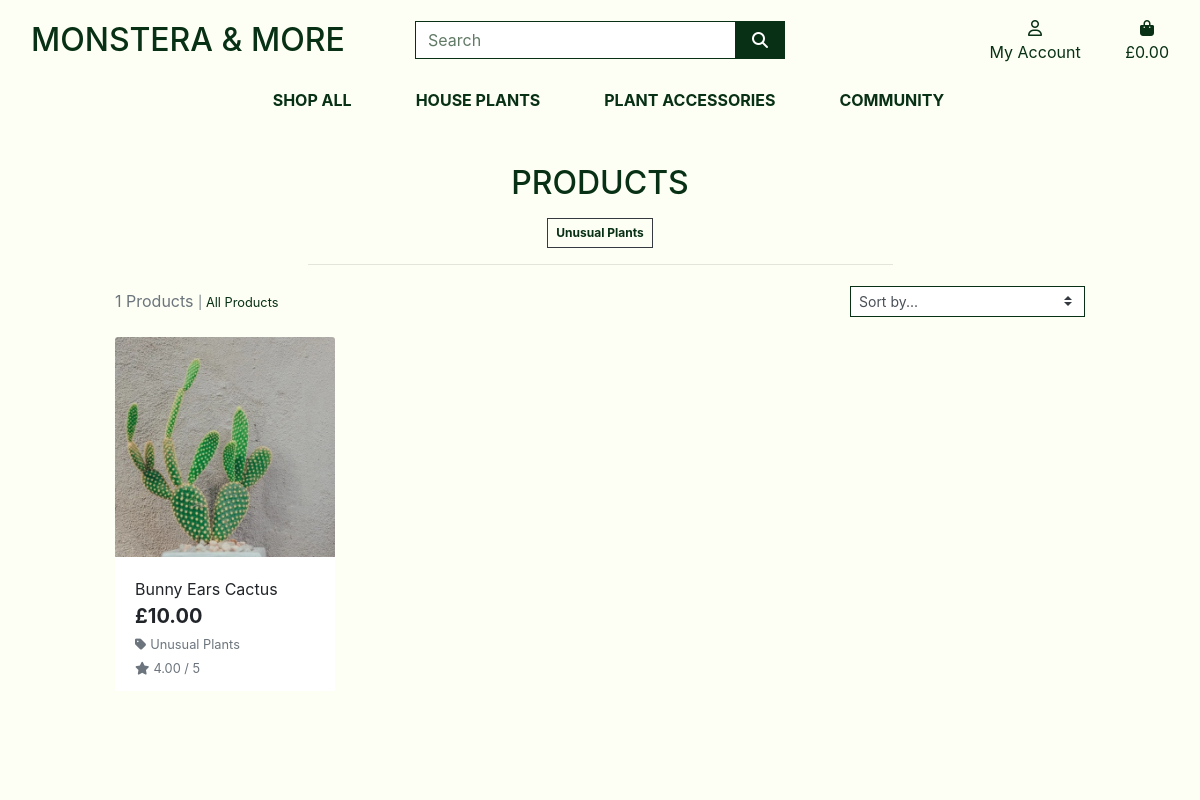
The page /products/?category=rare on the database as committed earlier.
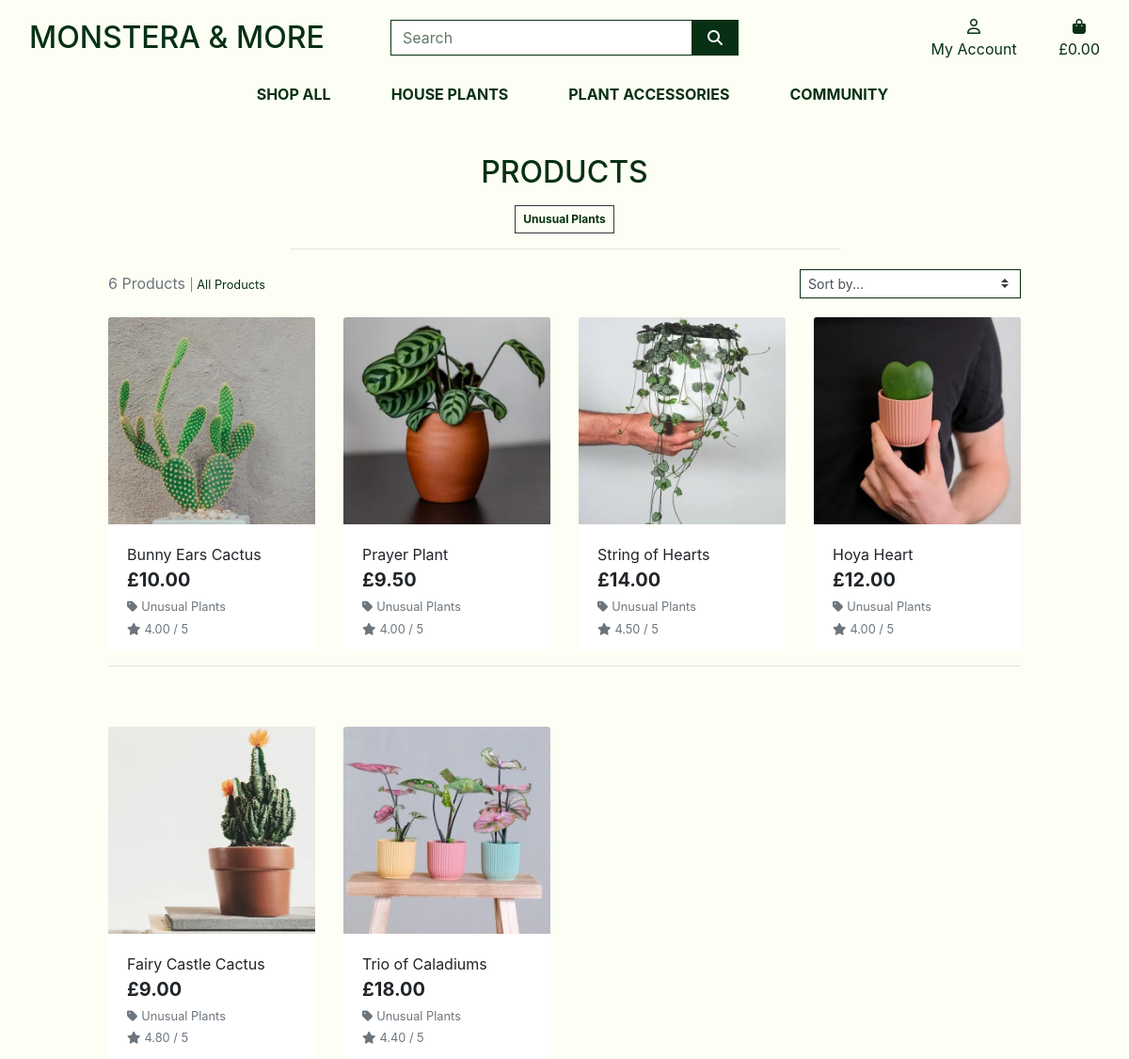
The same page on the database as committed later.
### products/models.py (models this page shows, shortened)
class Category(models.Model):
    class Meta:
        verbose_name_plural = 'Categories'
    name = models.CharField(max_length=254)
    friendly_name = models.CharField(max_length=254, null=True, blank=True)

class Product(models.Model):
    category = models.ForeignKey('Category', null=True, blank=True, on_delete=models.SET_NULL)
    plant = models.BooleanField(null=True, blank=True)
    sku = models.CharField(max_length=254, null=True, blank=True)
    name = models.CharField(max_length=254)
    description = models.TextField()
    has_sizes = models.BooleanField(default=False, null=True, blank=True)
    price = models.DecimalField(max_digits=6, decimal_places=2)
    price_medium = models.DecimalField(max_digits=6, decimal_places=2, default=0)
    price_large = models.DecimalField(max_digits=6, decimal_places=2, default=0)
    in_stock = models.BooleanField(default=True, null=True, blank=True)
    date_created = models.DateTimeField(auto_now_add=True)
    rating = models.DecimalField(max_digits=6, decimal_places=2, null=True, blank=True)
    image_url = models.URLField(max_length=1024, null=True, blank=True)
    image = models.ImageField(null=True, blank=True)

### products/views.py (the view, shortened to what this page needs)
# urls.py: path('', views.all_products, name='products'),
def all_products(request):
    products = Product.objects.all()
    query = None
    categories = None
    sort = None
    direction = None
    if request.GET:
        if 'category' in request.GET:
            categories = request.GET['category'].split(',')
            products = products.filter(category__name__in=categories)
            categories = Category.objects.filter(name__in=categories)
    current_sorting = f'{sort}_{direction}'
    context = {
        'products': products,
        'search_term': query,
        'current_categories': categories,
        'current_sorting': current_sorting,
    }
    return render(request, 'products/products.html', context)

### bag/contexts.py (called while the page is built, shortened)
def bag_contents(request):
    bag_items = []
    total = 0
    product_count = 0
    bag = request.session.get('bag', {})
    if total < settings.FREE_DELIVERY_THRESHOLD:
        delivery = total * Decimal(settings.STANDARD_DELIVERY_PERCENTAGE / 100)
        free_delivery_delta = settings.FREE_DELIVERY_THRESHOLD - total
    else:
        delivery = 0
        free_delivery_delta = 0
    grand_total = delivery + total
    context = {
        'bag_items': bag_items,
        'total': total,
        'product_count': product_count,
        'delivery': delivery,
        'free_delivery_delta': free_delivery_delta,
        'free_delivery_threshold': settings.FREE_DELIVERY_THRESHOLD,
        'grand_total': grand_total,
    }
    return context

### products/templates/products/products.html (shortened to what this page needs)
{% extends "base.html" %}
{% load static %}
{% block page_header %}
    <div class="container header-container">
    </div>
{% endblock %}
{% block content %}
    <div class="overlay"></div>
    <div class="container-fluid">
        <div class="row">
            <div class="col text-center">
                <h2 class="logo-font">Products</h2>
                {% for c in current_categories %}
                    <a class="category-badge text-decoration-none" href="{% url 'products' %}?category={{ c.name }}">
                        <span class="p-2 mt-2 badge badge-white text-black rounded-0 border border-dark">{{ c.friendly_name }}</span>
                    </a>
                {% endfor %}
                <hr class="w-50 mb-1">
            </div>
        </div>
        <div class="row">
            <div class="product-container col-10 offset-1">
                <div class="row mt-1 mb-2">
                    <div class="col-12 col-md-6 my-auto order-md-last d-flex justify-content-center justify-content-md-end">
                        <div class="sort-select-wrapper w-50">
                            <select id="sort-selector" class="custom-select custom-select-sm rounded-0 border border-{% if current_sorting != 'None_None' %}info{% else %}black{% endif %}">
                                <option value="reset" {% if current_sorting == 'None_None' %}selected{% endif %}>Sort by...</option>
                            </select>
                        </div>
                    </div>
                    <div class="col-12 col-md-6 order-md-first">
                        <p class="text-muted mt-3 text-center text-md-left">
                            {{ products|length }} Products{% if search_term %} found for <strong>"{{ search_term }}"</strong>{% endif %}
                            {% if search_term or current_categories or current_sorting != 'None_None' %}
                            <span class="small"> | <a href="{% url 'products' %}">All Products</a></span>
                            {% endif %}
                        </p>
                    </div>
                </div>
                <div class="row">
                    {% for product in products %}
                        <div class="col-sm-6 col-md-6 col-lg-4 col-xl-3">
                            <div class="card h-100 border-0">
                                {% if product.image %}
                                <a href="{% url 'product_detail' product.id %}">
                                    <img class="card-img-top img-fluid" src="{{ product.image.url }}" alt="{{ product.name }}">
                                </a>
                                {% else %}
                                <a href="{% url 'product_detail' product.id %}">
                                    <img class="card-img-top img-fluid" src="{{ MEDIA_URL }}noimage.png" alt="{{ product.name }}">
                                </a>
                                {% endif %}
                                <div class="card-body pb-0">
                                    <p class="mb-0">{{ product.name }}</p>
                                </div>
                                <div class="card-footer bg-white pt-0 border-0 text-left">
                                    <div class="row">
                                        <div class="col">
                                            {% if product.in_stock == True %}
                                            <p class="lead mb-0 text-left font-weight-bold">£{{ product.price }}</p>
                                            {% else %}
                                            <p class="lead mb-0 text-left font-weight-bold text-danger">Out of Stock</p>
                                            {% endif %}
                                            {% if product.category %}
                                            <p class="small mt-1 mb-0">
                                                <a class="text-muted" href="{% url 'products' %}?category={{ product.category.name }}">
                                                    <i class="fas fa-tag mr-1"></i>{{ product.category.friendly_name }}
                                                </a>
                                            </p>
                                            {% endif %}
                                            {% if product.rating %}
                                                <small class="text-muted"><i class="fas fa-star mr-1"></i>{{ product.rating }} / 5</small>
                                            {% else %}
                                                <small class="text-muted">No Rating</small>
                                            {% endif %}
                                        </div>
                                    </div>
                                </div>
                            </div>
                        </div>
                        {% if forloop.counter|divisibleby:4 %}
                            <div class="col-12 d-none d-xl-block mb-5">
                                <hr>
                            </div>
                        {% endif %}
                    {% endfor %}
                </div>
            </div>
        </div>
    </div>
{% endblock %}

### templates/base.html (shortened to what this page needs)
{% load static %}
<!doctype html>
<html lang="en">
<head>
  {% block corecss %}
  <link rel="stylesheet" href="https://stackpath.bootstrapcdn.com/bootstrap/4.4.1/css/bootstrap.min.css"
>
  <link rel="stylesheet" href="{% static 'css/base.css' %}">
  {% endblock %}
</head>
<body>
  <header class="container-fluid fixed-top">
    <div id="topnav" class="row pt-lg-2 d-none d-lg-flex">
      <div class="col-12 col-lg-4 my-auto py-1 py-lg-0 text-center text-lg-left">
        <a href="{% url 'home' %}" class="nav-link main-logo-link">
          <h2 class="logo-font  my-0">Monstera &amp; more</h2>
        </a>
      </div>
      <div class="col-12 col-lg-4 my-auto py-1 py-lg-0">
        <form method="GET" action="{% url 'products' %}">
          <div class="input-group w-100">
            <input class="form-control border border-black rounded-0" type="text" name="q" placeholder="Search">
            <div class="input-group-append">
              <button class="form-control btn btn-black border border-black rounded-0" type="submit">
                <span class="icon">
                  <i class="fas fa-search"></i>
                </span>
              </button>
            </div>
          </div>
        </form>
      </div>
      <div class="col-12 col-lg-4 my-auto py-1 py-lg-0">
        <ul class="list-inline list-unstyled text-center text-lg-right my-0">
          <li class="list-inline-item dropdown">
            <a class="text-black nav-link" href="#" id="user-options" data-toggle="dropdown" aria-haspopup="true"
              aria-expanded="false">
              <div class="text-center">
                <div><i class="fa-regular fa-user"></i></div>
                <p class="my-0">My Account</p>
              </div>
            </a>
          </li>
          <li class="list-inline-item">
            <a class="{% if grand_total %} font-weight-bold{% else %}text-black{% endif %} nav-link"
              href="{% url 'view_bag' %}">
              <div class="text-center">
                <div><i class="fas fa-shopping-bag fa-regular"></i></div>
                <p class="my-0">
                  {% if grand_total %}
                  £{{ grand_total|floatformat:2 }}
                  {% else %}
                  £0.00
                  {% endif %}
                </p>
              </div>
            </a>
          </li>
        </ul>
      </div>
    </div>
    <div class="row">
      <nav class="navbar navbar-expand-lg navbar-light w-100">
        {% include 'includes/mobile-top-header.html' %}
        {% include 'includes/main-nav.html' %}
      </nav>
    </div>
  </header>
  {% block page_header %}
  {% endblock %}
  {% block content %}
  {% endblock %}
</body>
</html>

### templates/includes/mobile-top-header.html (shortened to what this page needs)
<ul>
  </ul>

### templates/includes/main-nav.html (shortened to what this page needs)
<div class="collapse navbar-collapse" id="main-nav">
    <ul class="navbar-nav w-auto mx-auto">
        <li class="nav-item dropdown">
            <a class="logo-font font-weight-bold nav-link text-black mr-5" href="#" id="all-products-link" data-toggle="dropdown" aria-haspopup="true" aria-expanded="false">
                Shop All
            </a>
        </li>
        <li class="nav-item dropdown">
            <a class="logo-font font-weight-bold nav-link text-black mr-5" href="#" id="clothing-link" data-toggle="dropdown" aria-haspopup="true" aria-expanded="false">
                House plants
            </a>
        </li>
        <li class="nav-item dropdown">
            <a class="logo-font font-weight-bold nav-link text-black mr-5" href="#" id="homeware-link" data-toggle="dropdown" aria-haspopup="true" aria-expanded="false">
                Plant Accessories
            </a>
        </li>
        <li class="nav-item ">
            <a class="logo-font font-weight-bold nav-link text-black mr-5" href="{% url 'blog' %}?sort=created_on&direction=desc" id="community-link" >
                Community
            </a>
        </li>
    </ul>
</div>

### static/css/base.css (style rules this page uses)
html { height: 100%; }
body { background-image: url('/media/hero-plant.jpg') ; height: 100vh; background-position: 1% 1%; }
a { color:#073014 ; }
.icon { align-items: center; display: inline-flex; justify-content: center; height: 1.5rem; width: 1.5rem; }
.logo-font { text-transform: uppercase; color:#073014; }
.main-logo-link { width: fit-content; }
.btn-black { background: #073014; color: white; }
.text-black { color: #073014 !important; }
.border-black { border: 1px solid #073014 !important; }
.overlay { height: 100%; width: 100%; top: 0; left: 0; position: fixed; background: #FDFFF4; z-index: -1; }
input[name='q']::placeholder { color: #617a66; }
@media (min-width: 1200px) { .container { max-width: 80%; } }
@media (min-width: 992px) { .header-container { padding-top: 164px; } }

Rows that differ between the two databases and show on the page:
added Product: image (picture), name "Prayer Plant", price "9.50", category.friendly_name "Unusual Plants", rating "4.00"
added Product: image (picture), name "String of Hearts", price "14.00", category.friendly_name "Unusual Plants", rating "4.50"
added Product: image (picture), name "Hoya Heart", price "12.00", category.friendly_name "Unusual Plants", rating "4.00"
added Product: image (picture), name "Fairy Castle Cactus", price "9.00", category.friendly_name "Unusual Plants", rating "4.80"
added Product: image (picture), name "Trio of Caladiums", price "18.00", category.friendly_name "Unusual Plants", rating "4.40"
Other text that changed with them:
{{ products|length }}: "1" → "6"
